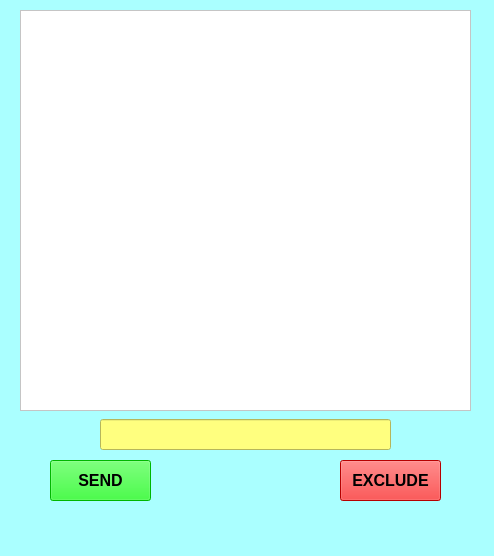
<?xml version="1.0" encoding="UTF-8"?>
<ui version="4.0">
 <class>MainWindow</class>
 <widget class="QMainWindow" name="MainWindow">
  <property name="geometry">
   <rect>
    <x>0</x>
    <y>0</y>
    <width>494</width>
    <height>556</height>
   </rect>
  </property>
  <property name="windowTitle">
   <string>MainWindow</string>
  </property>
  <property name="styleSheet">
   <string notr="true">background-color: rgb(170, 255, 255);</string>
  </property>
  <widget class="QWidget" name="centralwidget">
   <widget class="QListWidget" name="listWidget">
    <property name="geometry">
     <rect>
      <x>20</x>
      <y>10</y>
      <width>451</width>
      <height>401</height>
     </rect>
    </property>
    <property name="font">
     <font>
      <pointsize>13</pointsize>
     </font>
    </property>
    <property name="styleSheet">
     <string notr="true">background-color: rgb(255, 255, 255);</string>
    </property>
   </widget>
   <widget class="QLineEdit" name="lineEdit">
    <property name="geometry">
     <rect>
      <x>100</x>
      <y>419</y>
      <width>291</width>
      <height>31</height>
     </rect>
    </property>
    <property name="font">
     <font>
      <pointsize>13</pointsize>
     </font>
    </property>
    <property name="styleSheet">
     <string notr="true">background-color: rgb(255, 255, 127);</string>
    </property>
   </widget>
   <widget class="QPushButton" name="pushButton">
    <property name="geometry">
     <rect>
      <x>50</x>
      <y>460</y>
      <width>101</width>
      <height>41</height>
     </rect>
    </property>
    <property name="font">
     <font>
      <pointsize>12</pointsize>
      <weight>75</weight>
      <bold>true</bold>
     </font>
    </property>
    <property name="styleSheet">
     <string notr="true">background-color: rgb(0, 255, 0);</string>
    </property>
    <property name="text">
     <string>SEND</string>
    </property>
   </widget>
   <widget class="QPushButton" name="pushButton_2">
    <property name="geometry">
     <rect>
      <x>340</x>
      <y>460</y>
      <width>101</width>
      <height>41</height>
     </rect>
    </property>
    <property name="font">
     <font>
      <pointsize>12</pointsize>
      <weight>75</weight>
      <bold>true</bold>
     </font>
    </property>
    <property name="styleSheet">
     <string notr="true">background-color: rgb(255, 0, 0);</string>
    </property>
    <property name="text">
     <string>EXCLUDE</string>
    </property>
   </widget>
  </widget>
  <widget class="QMenuBar" name="menubar">
   <property name="geometry">
    <rect>
     <x>0</x>
     <y>0</y>
     <width>494</width>
     <height>21</height>
    </rect>
   </property>
  </widget>
  <widget class="QStatusBar" name="statusbar"/>
 </widget>
 <resources/>
 <connections/>
</ui>
